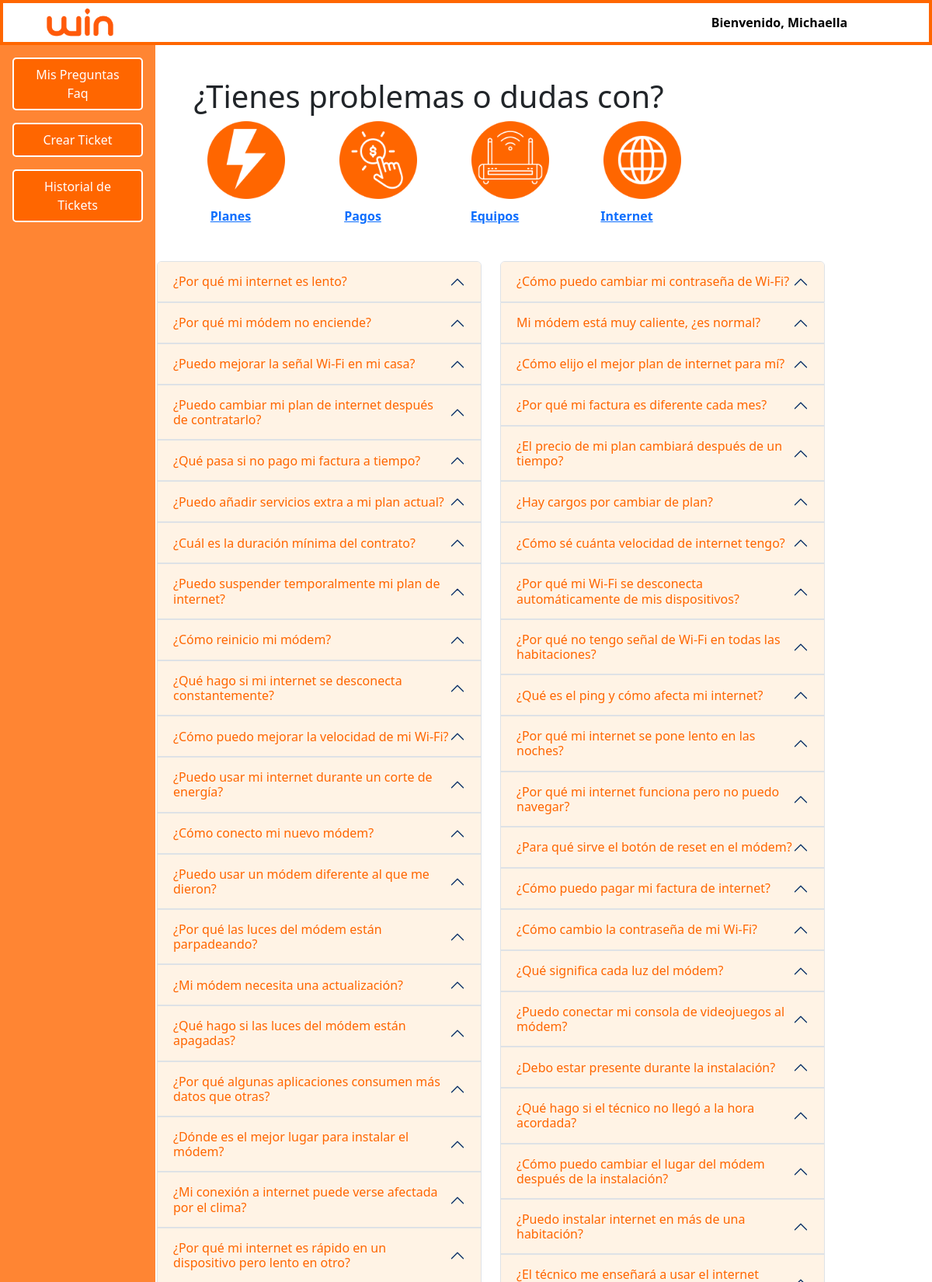
The page /Menu_Cliente.php (signed in, upper part) on the database its author committed.
### tables this page shows
CREATE TABLE `cliente` (
  `id_Cliente` int(11) NOT NULL,
  `Id_plan` int(11) DEFAULT NULL,
  `Id_equipo` int(11) NOT NULL,
  `Nombre` varchar(20) NOT NULL,
  `Apellidos` varchar(20) NOT NULL,
  `Email_C` varchar(40) NOT NULL CHECK (`Email_C` like '%_@__%.__%'),
  `Clave_C` varchar(18) NOT NULL,
  `Direccion` varchar(50) NOT NULL,
  `Telefono` char(9) DEFAULT NULL
);

CREATE TABLE `articulo_faq` (
  `id_FAQ` int(11) NOT NULL,
  `id_moderador` int(11) DEFAULT NULL,
  `Titulo` varchar(100) NOT NULL,
  `Contenido` text NOT NULL,
  `Categoria` enum('Pl','Pa','Eq','In','O') DEFAULT NULL,
  `Fecha_Publicacion` datetime DEFAULT current_timestamp()
);

### Menu_Cliente.php (the view, shortened to what this page needs)
<?php
$conexion = mysqli_connect("localhost", "root", "root", "soporte");
$categoria = isset($_GET['categoria']) ? $_GET['categoria'] : '';
$usuario = $_SESSION['usuario'];
$sql = "SELECT Nombre FROM cliente WHERE Email_C = '$usuario'";
$resultnombre = mysqli_query($conexion, $sql);
$row = mysqli_fetch_assoc($resultnombre);
$nombre_cliente = $row['Nombre'];
if ($categoria && $categoria != 'Pe') {
    $sql = "SELECT * FROM articulo_faq WHERE Categoria LIKE '{$categoria}%'";
} else {
    $sql = "SELECT * FROM articulo_faq";
}
$result = mysqli_query($conexion, $sql);
?>
<link rel="stylesheet" href="cssCliente\styleMenu_Cliente.css">
<!DOCTYPE html>
<html lang="en">
<head>
    <link href="https://cdn.jsdelivr.net/npm/bootstrap@5.3.3/dist/css/bootstrap.min.css" rel="stylesheet">
</head>
<body>
<header>
    <img class="img" src="images/win2.png" alt="">
    <div class="welcome">Bienvenido,  <?php echo htmlspecialchars($nombre_cliente); ?></div>
</header>
<div class="container">
    <nav>
        <ul>
            <li><a href="#">Mis Preguntas Faq</a></li>
            <li><a href="Menu_crear_ticket.php">Crear Ticket</a></li>
            <li><a href="Menu_historial_ticket.php">Historial de Tickets </a></li>
        </ul>
    </nav>
    <div class="Problemas">
    <div class="fila2">
        <h1 class="titulo">¿Tienes problemas o dudas con?</h1>
        <div class="iconos-contenedor">
            <a href="Menu_Cliente.php?categoria=Pl">
                <div class="icono">
                    <img src="images/con-planes.png" alt="con-planes">
                    <p>Planes</p>
                </div>
            </a>
            <a href="Menu_Cliente.php?categoria=Pa">
                <div class="icono">
                    <img src="images/con-pagos.png" alt="con-pagos">
                    <p>Pagos</p>
                </div>
            </a>
            <a href="Menu_Cliente.php?categoria=Eq">
                <div class="icono">
                    <img src="images/con-equipos.png" alt="con-equipos">
                    <p>Equipos</p>
                </div>
            </a>
            <a href="Menu_Cliente.php?categoria=In">
                <div class="icono">
                    <img src="images/con-internet.png" alt="con-internet">
                    <p>Internet</p>
                </div>
            </a>
    </div>
    </div>
    <div class="fila3">
        <div class="row">
            <div class="col-md-6">
                <div class="accordion" id="faqAccordionLeft">
                    <?php
                    $contador = 1;
                    while ($mostrar = mysqli_fetch_array($result)) {
                        if ($contador % 2 != 0) { ?>
                            <div class="accordion-item">
                                <h2 class="accordion-header" id="heading<?php echo $contador; ?>">
                                    <button class="accordion-button" type="button" data-bs-toggle="collapse" data-bs-target="#collapse<?php echo $contador; ?>" aria-expanded="true" aria-controls="collapse<?php echo $contador; ?>">
                                        <?php echo htmlspecialchars($mostrar['Titulo']); ?>
                                    </button>
                                </h2>
                            </div>
                    <?php }
                        $contador++;
                    } ?>
                </div>
            </div>
            <div class="col-md-6">
                <div class="accordion" id="faqAccordionRight">
                    <?php
                    $contador = 1;
                    mysqli_data_seek($result, 0);
                    while ($mostrar = mysqli_fetch_array($result)) {
                        if ($contador % 2 == 0) { ?>
                            <div class="accordion-item">
                                <h2 class="accordion-header" id="heading<?php echo $contador; ?>">
                                    <button class="accordion-button" type="button" data-bs-toggle="collapse" data-bs-target="#collapse<?php echo $contador; ?>" aria-expanded="true" aria-controls="collapse<?php echo $contador; ?>">
                                        <?php echo htmlspecialchars($mostrar['Titulo']); ?>
                                    </button>
                                </h2>
                            </div>
                    <?php }
                        $contador++;
                    } ?>
                </div>
            </div>
        </div>
    </div>
</div>
</body>
</html>

### cssCliente/styleMenu_Cliente.css (style rules this page uses)
:root { --primary-orange: #FF6600; --secondary-orange: #FF8533; --dark-orange: #CC5200; --light-orange: #FFE0CC; --white: #FFFFFF; --black: #000000; }
body { font-family: Arial, sans-serif; margin: 0; padding: 0; background-color: #FFFFFF; color: var(--black); }
header { background-color: white; color: var(--white); padding: 0.3rem; display: flex; justify-content: space-between; align-items: center; border: 4px solid #FF6600; z-index: 1000; position: fixed; width: 100%; }
img { height: 40px; margin-left: 40px; }
.container { display: flex; height: 100vh; }
.fila3 { margin-left: 160px; }
nav { position: fixed; width: 200px; top: 0; left: 0; bottom: 0; height: 100%; background-color: var(--secondary-orange); padding: 1rem; overflow-y: auto; margin-top: 58px; }
nav ul { list-style-type: none; padding: 0; }
nav ul li { margin-bottom: 1rem; }
nav ul li a, .logout a { text-decoration: none; color: var(--white); background-color: var(--primary-orange); padding: 0.5rem 1rem; border-radius: 5px; display: block; text-align: center; border: 2px solid var(--white); transition: all 0.3s ease; }
.welcome { color: #000000; margin-right: 100px; font-weight: bold; }
.accordion-button:not(.collapsed) { background-color: #FFF3E5 !important; color: #FF6600 !important; }
.accordion-button { background-color: #FFF3E5 !important; color: #FF6600 !important; }
.fila2 { margin-top: 100px; text-align: center; margin-bottom: 30px; }
.iconos-contenedor { display: flex; justify-content: center; align-items: center; gap: 20px; }
.icono { width: 150px; text-align: center; }
.icono img { width: 100px; height: 100px; }
.icono p { margin-top: 10px; font-size: 16px; font-weight: bold; }
.Problemas { max-width: 1020px; }

### rows shown on the page
cliente: Nombre "Michaella"
articulo_faq: Titulo "¿Por qué mi internet es lento?"
articulo_faq: Titulo "¿Por qué mi módem no enciende?"
articulo_faq: Titulo "¿Puedo mejorar la señal Wi-Fi en mi casa?"
articulo_faq: Titulo "¿Puedo cambiar mi plan de internet después de contratarlo?"
articulo_faq: Titulo "¿Qué pasa si no pago mi factura a tiempo?"
articulo_faq: Titulo "¿Puedo añadir servicios extra a mi plan actual?"
articulo_faq: Titulo "¿Cuál es la duración mínima del contrato?"
articulo_faq: Titulo "¿Puedo suspender temporalmente mi plan de internet?"
articulo_faq: Titulo "¿Cómo reinicio mi módem?"
articulo_faq: Titulo "¿Qué hago si mi internet se desconecta constantemente?"
articulo_faq: Titulo "¿Cómo puedo mejorar la velocidad de mi Wi-Fi?"
articulo_faq: Titulo "¿Puedo usar mi internet durante un corte de energía?"
articulo_faq: Titulo "¿Cómo conecto mi nuevo módem?"
articulo_faq: Titulo "¿Puedo usar un módem diferente al que me dieron?"
articulo_faq: Titulo "¿Por qué las luces del módem están parpadeando?"
articulo_faq: Titulo "¿Mi módem necesita una actualización?"
articulo_faq: Titulo "¿Qué hago si las luces del módem están apagadas?"
articulo_faq: Titulo "¿Por qué algunas aplicaciones consumen más datos que otras?"
articulo_faq: Titulo "¿Dónde es el mejor lugar para instalar el módem?"
articulo_faq: Titulo "¿Mi conexión a internet puede verse afectada por el clima?"
articulo_faq: Titulo "¿Por qué mi internet es rápido en un dispositivo pero lento en otro?"
articulo_faq: Titulo "¿Cómo puedo cambiar mi contraseña de Wi-Fi?"
articulo_faq: Titulo "Mi módem está muy caliente, ¿es normal?"
articulo_faq: Titulo "¿Cómo elijo el mejor plan de internet para mí?"
articulo_faq: Titulo "¿Por qué mi factura es diferente cada mes?"
articulo_faq: Titulo "¿El precio de mi plan cambiará después de un tiempo?"
articulo_faq: Titulo "¿Hay cargos por cambiar de plan?"
articulo_faq: Titulo "¿Cómo sé cuánta velocidad de internet tengo?"
articulo_faq: Titulo "¿Por qué mi Wi-Fi se desconecta automáticamente de mis dispositivos?"
articulo_faq: Titulo "¿Por qué no tengo señal de Wi-Fi en todas las habitaciones?"
articulo_faq: Titulo "¿Qué es el ping y cómo afecta mi internet?"
articulo_faq: Titulo "¿Por qué mi internet se pone lento en las noches?"
articulo_faq: Titulo "¿Por qué mi internet funciona pero no puedo navegar?"
articulo_faq: Titulo "¿Para qué sirve el botón de reset en el módem?"
articulo_faq: Titulo "¿Cómo puedo pagar mi factura de internet?"
articulo_faq: Titulo "¿Cómo cambio la contraseña de mi Wi-Fi?"
articulo_faq: Titulo "¿Qué significa cada luz del módem?"
articulo_faq: Titulo "¿Puedo conectar mi consola de videojuegos al módem?"
articulo_faq: Titulo "¿Debo estar presente durante la instalación?"
articulo_faq: Titulo "¿Qué hago si el técnico no llegó a la hora acordada?"
articulo_faq: Titulo "¿Cómo puedo cambiar el lugar del módem después de la instalación?"
articulo_faq: Titulo "¿Puedo instalar internet en más de una habitación?"
